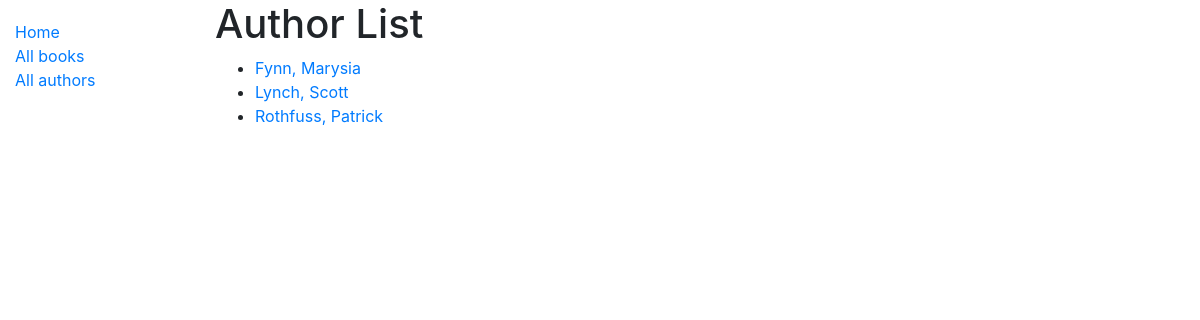
The app's page /catalog/authors/, older data.
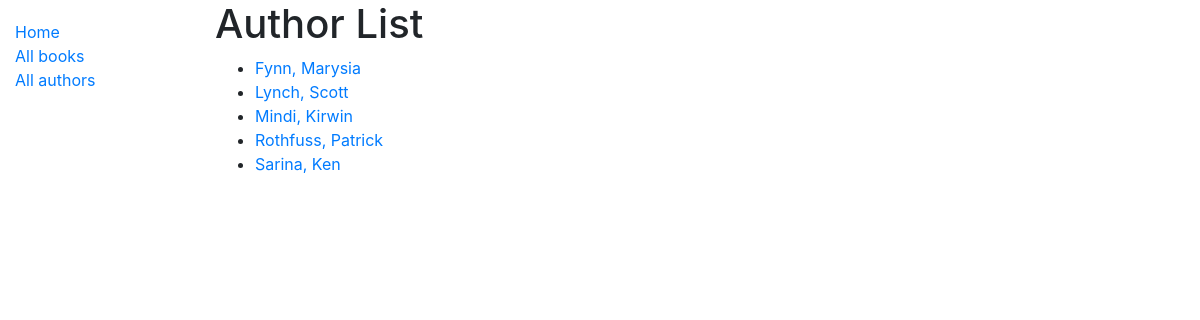
The same page, newer data.
### catalog/models.py (models this page shows, shortened)
class Author(models.Model):
    first_name = models.CharField(max_length=100)
    last_name = models.CharField(max_length=100)
    date_of_birth = models.DateField(null=True, blank=True)
    date_of_death = models.DateField('Died', null=True, blank=True)
    class Meta:
        ordering = ['last_name', 'first_name']
    def get_absolute_url(self):
        return reverse('author-detail', args=[str(self.id)])

### catalog/views.py (the view)
# urls.py: path('authors/', views.AuthorListView.as_view(), name='authors'),
class AuthorListView(generic.ListView):
    model = Author
    paginate_by = 10

### catalog/templates/catalog/author_list.html
{% extends "base_generic.html" %}
{% block content %}
  <h1>Author List</h1>
  {% if author_list %}
  <ul>
    {% for author in author_list %}
      <li>
          <a href="{{ author.get_absolute_url }}">{{ author.last_name }}, {{ author.first_name }}</a>
      </li>
    {% endfor %}
  </ul>
  {% else %}
    <p>These are not the authors you are looking for.</p>
  {% endif %}
{% endblock %}

Row changes from the older to the newer data that the page shows:
added Author: last_name "Mindi", first_name "Kirwin"
added Author: last_name "Sarina", first_name "Ken"
